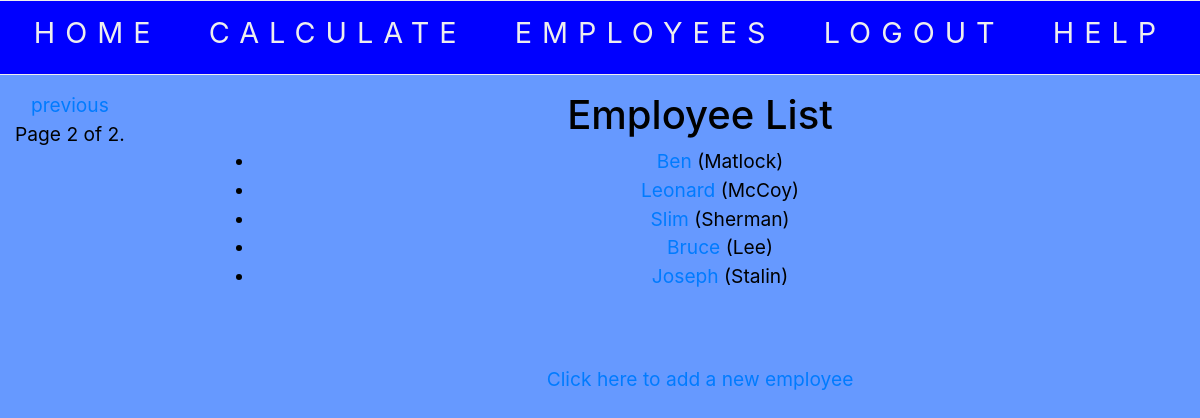
Page /app1/employees/?page=2 (signed in) on the earlier database version.
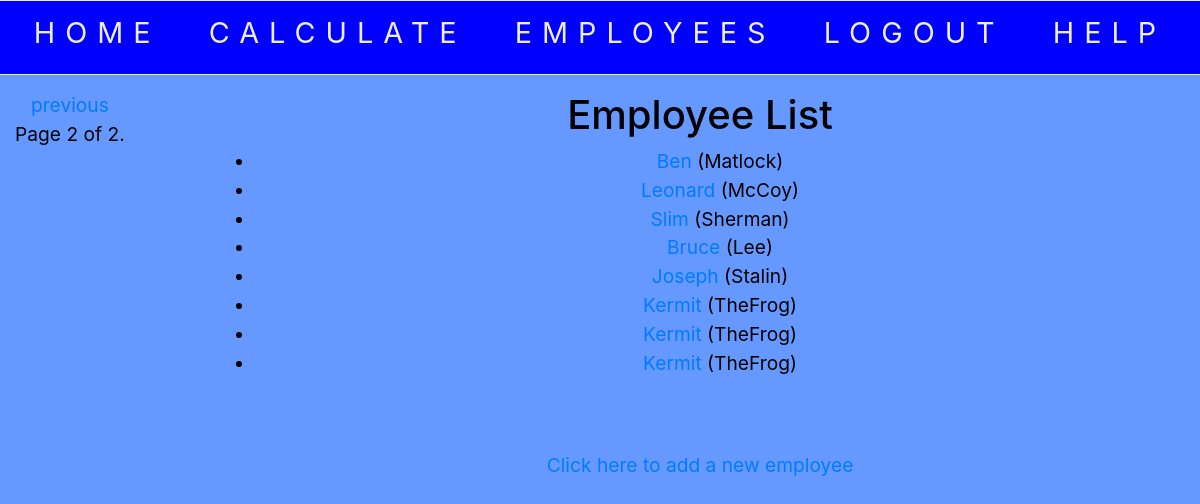
Same page on the later database version.
### app1/models.py (models this page shows, shortened)
class Employee(models.Model):
    company = models.ForeignKey(Company, on_delete=models.CASCADE)
    first_name = models.CharField(max_length=30)
    last_name = models.CharField(max_length=30)
    salary = models.DecimalField(max_digits=9, decimal_places=2)
    dependents = models.IntegerField()
    def get_absolute_url(self):
        return reverse('employee-detail', args=[str(self.id)])

### app1/views.py (the view)
# urls.py: path('employees/', views.EmployeeListView.as_view(), name='employees'),
class EmployeeListView(LoginRequiredMixin, generic.ListView):
    login_url = '/accounts/login/'
    redirect_field_name = 'redirect_to'
    model = Employee
    paginate_by = 10
    def get_queryset(self):
        groups = self.request.user.groups.all()
        if groups:
            co_name = groups.last()
            company_set = Company.objects.filter(company_name__icontains =co_name)
            co = company_set[0]
            co_id = co.pk
            return Employee.objects.filter(company=co_id)
        else:
            return Employee.objects.all()

### app1/templates/app1/employee_list.html
{% extends "base_generic.html" %}
{% block content %}
  <h1>Employee List</h1>
  {% if employee_list %}
  <ul>
    {% for employee in employee_list %}
      <li>
        <a href="{{ employee.get_absolute_url }}">{{ employee.first_name }}</a> ({{employee.last_name}})
      </li>
    {% endfor %}
  </ul>
  {% else %}
    <p>There are no Employees in the database.</p>
  {% endif %}
	<br></br>
	<a href="{% url 'add_new' %}">Click here to add a new employee</a>
{% endblock %}

Differences in the rows shown:
added Employee: first_name "Kermit", last_name "TheFrog"
added Employee: first_name "Kermit", last_name "TheFrog"
added Employee: first_name "Kermit", last_name "TheFrog"
